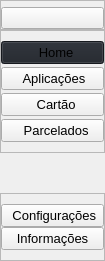
     <widget class="QWidget" name="leftMenuContainer" native="true">
      <property name="enabled">
       <bool>true</bool>
      </property>
      <property name="maximumSize">
       <size>
        <width>45</width>
        <height>16777215</height>
       </size>
      </property>
      <layout class="QVBoxLayout" name="verticalLayout">
       <property name="spacing">
        <number>0</number>
       </property>
       <property name="leftMargin">
        <number>0</number>
       </property>
       <property name="topMargin">
        <number>0</number>
       </property>
       <property name="rightMargin">
        <number>0</number>
       </property>
       <property name="bottomMargin">
        <number>0</number>
       </property>
       <item alignment="Qt::AlignLeft">
        <widget class="QWidget" name="leftMenuSubContainer" native="true">
         <property name="sizePolicy">
          <sizepolicy hsizetype="Expanding" vsizetype="Expanding">
           <horstretch>0</horstretch>
           <verstretch>0</verstretch>
          </sizepolicy>
         </property>
         <property name="maximumSize">
          <size>
           <width>16777215</width>
           <height>16777215</height>
          </size>
         </property>
         <layout class="QVBoxLayout" name="verticalLayout_2">
          <property name="spacing">
           <number>0</number>
          </property>
          <property name="leftMargin">
           <number>0</number>
          </property>
          <property name="topMargin">
           <number>0</number>
          </property>
          <property name="rightMargin">
           <number>0</number>
          </property>
          <property name="bottomMargin">
           <number>0</number>
          </property>
          <item>
           <widget class="QFrame" name="frame">
            <property name="frameShape">
             <enum>QFrame::StyledPanel</enum>
            </property>
            <property name="frameShadow">
             <enum>QFrame::Raised</enum>
            </property>
            <layout class="QHBoxLayout" name="horizontalLayout_2">
             <property name="spacing">
              <number>0</number>
             </property>
             <property name="leftMargin">
              <number>0</number>
             </property>
             <property name="topMargin">
              <number>6</number>
             </property>
             <property name="rightMargin">
              <number>0</number>
             </property>
             <property name="bottomMargin">
              <number>0</number>
             </property>
             <item>
              <widget class="QPushButton" name="menuBtn">
               <property name="toolTip">
                <string>Menu</string>
               </property>
               <property name="styleSheet">
                <string notr="true"/>
               </property>
               <property name="text">
                <string/>
               </property>
               <property name="icon">
                <iconset resource="Resources.qrc">
                 <normaloff>:/icons/icons/align-justify.svg</normaloff>:/icons/icons/align-justify.svg</iconset>
               </property>
               <property name="iconSize">
                <size>
                 <width>28</width>
                 <height>28</height>
                </size>
               </property>
              </widget>
             </item>
            </layout>
           </widget>
          </item>
          <item alignment="Qt::AlignTop">
           <widget class="QFrame" name="frame_2">
            <property name="frameShape">
             <enum>QFrame::StyledPanel</enum>
            </property>
            <property name="frameShadow">
             <enum>QFrame::Raised</enum>
            </property>
            <layout class="QVBoxLayout" name="verticalLayout_3" stretch="0,0,0,0">
             <property name="spacing">
              <number>3</number>
             </property>
             <property name="leftMargin">
              <number>0</number>
             </property>
             <property name="topMargin">
              <number>10</number>
             </property>
             <property name="rightMargin">
              <number>0</number>
             </property>
             <property name="bottomMargin">
              <number>10</number>
             </property>
             <item>
              <widget class="QPushButton" name="homeBtn">
               <property name="font">
                <font>
                 <pointsize>10</pointsize>
                </font>
               </property>
               <property name="toolTip">
                <string>Menu</string>
               </property>
               <property name="styleSheet">
                <string notr="true">background-color: #1f232a;
border-left: 2px solid rgb(255,255,255);</string>
               </property>
               <property name="text">
                <string>  Home</string>
               </property>
               <property name="icon">
                <iconset resource="Resources.qrc">
                 <normaloff>:/icons/icons/home.svg</normaloff>:/icons/icons/home.svg</iconset>
               </property>
               <property name="iconSize">
                <size>
                 <width>26</width>
                 <height>26</height>
                </size>
               </property>
              </widget>
             </item>
             <item>
              <widget class="QPushButton" name="appBtn">
               <property name="font">
                <font>
                 <pointsize>10</pointsize>
                </font>
               </property>
               <property name="toolTip">
                <string>Integrações</string>
               </property>
               <property name="text">
                <string> Aplicações</string>
               </property>
               <property name="icon">
                <iconset resource="Resources.qrc">
                 <normaloff>:/icons/icons/layout.svg</normaloff>:/icons/icons/layout.svg</iconset>
               </property>
               <property name="iconSize">
                <size>
                 <width>26</width>
                 <height>26</height>
                </size>
               </property>
              </widget>
             </item>
             <item>
              <widget class="QPushButton" name="cardBtn">
               <property name="font">
                <font>
                 <pointsize>10</pointsize>
                </font>
               </property>
               <property name="toolTip">
                <string>Cartão de Credito</string>
               </property>
               <property name="text">
                <string>  Cartão</string>
               </property>
               <property name="icon">
                <iconset resource="Resources.qrc">
                 <normaloff>:/icons/icons/credit-card.svg</normaloff>:/icons/icons/credit-card.svg</iconset>
               </property>
               <property name="iconSize">
                <size>
                 <width>26</width>
                 <height>26</height>
                </size>
               </property>
              </widget>
             </item>
             <item>
              <widget class="QPushButton" name="reportBtn">
               <property name="font">
                <font>
                 <pointsize>10</pointsize>
                </font>
               </property>
               <property name="toolTip">
                <string>Emprestimos</string>
               </property>
               <property name="text">
                <string>  Parcelados</string>
               </property>
               <property name="icon">
                <iconset resource="Resources.qrc">
                 <normaloff>:/icons/icons/edit.svg</normaloff>:/icons/icons/edit.svg</iconset>
               </property>
               <property name="iconSize">
                <size>
                 <width>26</width>
                 <height>26</height>
                </size>
               </property>
              </widget>
             </item>
            </layout>
           </widget>
          </item>
          <item>
           <spacer name="verticalSpacer">
            <property name="orientation">
             <enum>Qt::Vertical</enum>
            </property>
            <property name="sizeHint" stdset="0">
             <size>
              <width>20</width>
              <height>40</height>
             </size>
            </property>
           </spacer>
          </item>
          <item>
           <widget class="QFrame" name="frame_3">
            <property name="frameShape">
             <enum>QFrame::StyledPanel</enum>
            </property>
            <property name="frameShadow">
             <enum>QFrame::Raised</enum>
            </property>
            <layout class="QVBoxLayout" name="verticalLayout_4">
             <property name="spacing">
              <number>0</number>
             </property>
             <property name="leftMargin">
              <number>0</number>
             </property>
             <property name="topMargin">
              <number>10</number>
             </property>
             <property name="rightMargin">
              <number>0</number>
             </property>
             <property name="bottomMargin">
              <number>10</number>
             </property>
             <item>
              <widget class="QPushButton" name="settingsBtn">
               <property name="font">
                <font>
                 <pointsize>10</pointsize>
                </font>
               </property>
               <property name="toolTip">
                <string>Abra Configurações</string>
               </property>
               <property name="autoFillBackground">
                <bool>false</bool>
               </property>
               <property name="text">
                <string>  Configurações </string>
               </property>
               <property name="icon">
                <iconset resource="Resources.qrc">
                 <normaloff>:/icons/icons/settings.svg</normaloff>:/icons/icons/settings.svg</iconset>
               </property>
               <property name="iconSize">
                <size>
                 <width>26</width>
                 <height>26</height>
                </size>
               </property>
               <property name="checkable">
                <bool>true</bool>
               </property>
              </widget>
             </item>
             <item>
              <widget class="QPushButton" name="infoBtn">
               <property name="font">
                <font>
                 <pointsize>10</pointsize>
                </font>
               </property>
               <property name="toolTip">
                <string>Information sobre a Aplicação</string>
               </property>
               <property name="text">
                <string>  Informações  </string>
               </property>
               <property name="icon">
                <iconset resource="Resources.qrc">
                 <normaloff>:/icons/icons/info.svg</normaloff>:/icons/icons/info.svg</iconset>
               </property>
               <property name="iconSize">
                <size>
                 <width>26</width>
                 <height>26</height>
                </size>
               </property>
               <property name="checkable">
                <bool>true</bool>
               </property>
              </widget>
             </item>
            </layout>
           </widget>
          </item>
         </layout>
        </widget>
       </item>
      </layout>
     </widget>
